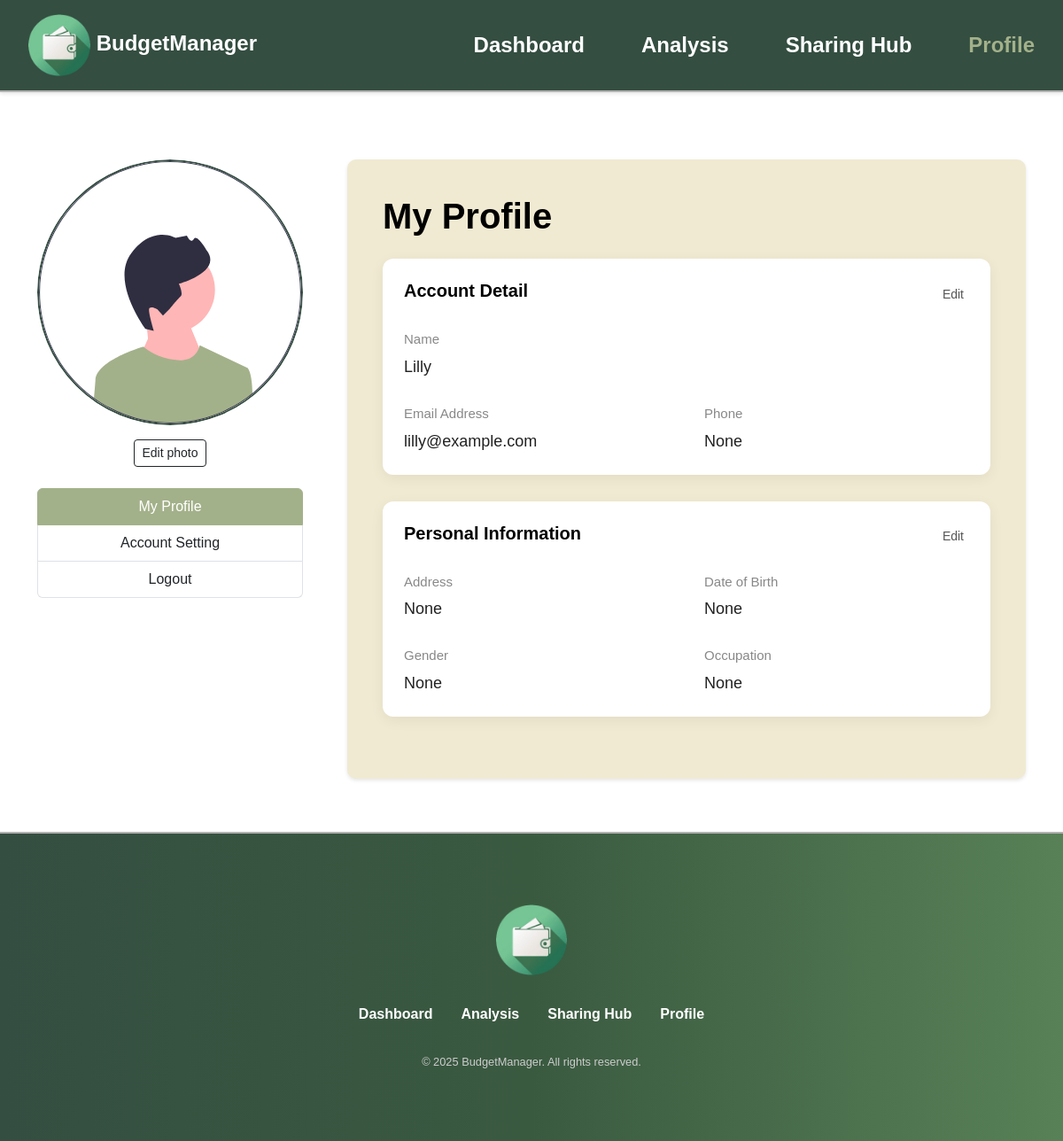
Page /profile (signed in) on the committed database.
### models/user.py (models this page shows, shortened)
class User(db.Model):
    __tablename__ = 'users'
    id = db.Column(db.Integer, primary_key=True)
    name = db.Column(db.String(100), nullable=False)
    email = db.Column(db.String(100), unique=True, nullable=False)
    password_hash = db.Column(db.String(256), nullable=False)
    created_at = db.Column(db.DateTime, default=datetime.utcnow)

### models/userProfile.py (models this page shows, shortened)
class Profile(db.Model):
    __tablename__ = 'user_profile'
    user_id = db.Column(db.Integer, db.ForeignKey('users.id'), primary_key=True, nullable=False)
    email = db.Column(db.String(100), nullable=False)
    name = db.Column(db.String(50), nullable=False)
    phone = db.Column(db.String(20))
    address = db.Column(db.String(200))
    dob = db.Column(db.String(10))
    gender = db.Column(db.String(10))
    occupation = db.Column(db.String(50))

### app.py (the view)
@app.route('/profile')
@login_required_custom
def profile():
    user_id = session.get('user_id')
    if not user_id:
        return redirect(url_for('login'))
    user = User.query.get(user_id)
    profile = Profile.query.filter_by(user_id=user_id).first()
    return render_template('profile.html', user=user, profile=profile)

### app.py (called while the page is built)
def login_required_custom(f):
    @wraps(f)
    def decorated_function(*args, **kwargs):
        if 'user_id' not in session:
            flash('please login first', 'warning')
            return redirect(url_for('login'))
        return f(*args, **kwargs)
    return decorated_function

### templates/profile.html (shortened to what this page needs)
{% extends "layout_user.html" %}
{% block styles %}
<link href="https://cdn.jsdelivr.net/npm/bootstrap@5.3.5/dist/css/bootstrap.min.css" rel="stylesheet">
<link rel="stylesheet" href="{{ url_for('static', filename='css/profile.css') }}">
{% endblock %}
{% block content %}
<section class="container profile-section">
    <div class="profile-container">
        <div class="profile-sidebar">
            <div class="profile-image-container">
                <img id="profile-img" src="{{ url_for('static', filename='media/images/user-review1.svg') }}" class="img-fluid rounded-circle w-100 mb-2 profile-image" alt="Profile image">
            </div>
            <label for="photo-upload" class="btn btn-outline-dark btn-sm mt-3 mb-2 photo-btn">Edit photo</label>
            <div class="list-group mt-3" id="sidebar-tabs" role="tablist">
                <a class="list-group-item list-group-item-action active" id="profile-tab" data-bs-toggle="list" href="#profile" role="tab">My Profile</a>
                <a class="list-group-item list-group-item-action" id="account-setting-tab" data-bs-toggle="list" href="#account-settings" role="tab">Account Setting</a>
                <a class="list-group-item list-group-item-action" data-bs-toggle="modal" href="#logoutModal" role="tab">Logout</a>
            </div>
        </div>
        <div class="profile-content">
            <div class="profile-details">
                <div class="tab-content">
                    <div class="tab-pane fade show active" id="profile" role="tabpanel">
                        <h1 class="mb-4 fw-bold">My Profile</h1>
                        <div class="profile-card">
                            <div class="profile-card-header">
                                <h5 class="fw-bold">Account Detail</h5>
                                <button class="edit-btn" onclick="toggleEdit('account-detail')">Edit</button>
                            </div>
                            <form method="POST" action="{{ url_for('update_prof') }}">
                                <div id="account-detail-display" class="profile-card-content">
                                    <div class="profile-row">
                                        <div class="profile-item">
                                            <label>Name</label>
                                            <p>{{ user.name }}</p>
                                        </div>
                                    </div>
                                    <div class="profile-row">
                                        <div class="profile-item">
                                            <label>Email Address</label>
                                            <p>{{ user.email }}</p>
                                        </div>
                                        <div class="profile-item">
                                            <label>Phone</label>
                                            <p>{{ profile.phone }}</p>
                                        </div>
                                    </div>
                                </div>
                            </form>
                        </div>
                        <div class="profile-card">
                            <div class="profile-card-header">
                                <h5 class="fw-bold">Personal Information</h5>
                                <button class="edit-btn" onclick="toggleEdit('personal-info')">Edit</button>
                            </div>
                            <form method="POST" action="{{ url_for('update_prof') }}">
                                <div id="personal-info-display" class="profile-card-content">
                                    <div class="profile-row">
                                        <div class="profile-item">
                                            <label>Address</label>
                                            <p>{{ profile.address }}</p>
                                        </div>
                                        <div class="profile-item">
                                            <label>Date of Birth</label>
                                            <p>{{ profile.dob }}</p>
                                        </div>
                                    </div>
                                    <div class="profile-row">
                                        <div class="profile-item">
                                            <label>Gender</label>
                                            <p>{{ profile.gender }}</p>
                                        </div>
                                        <div class="profile-item">
                                            <label>Occupation</label>
                                            <p>{{ profile.occupation }}</p>
                                        </div>
                                    </div>
                                </div>
                            </form>
                        </div>
                    </div>
                </div>
            </div>
    </section>
{% endblock %}

### static/css/profile.css (style rules this page uses)
body, h1, ul, li, a { margin: 0; padding: 0; list-style: none; text-decoration: none; color: inherit; }
body { font-family: 'Arial', sans-serif; background-color: #ffffff; color: #000; display: flex; flex-direction: column; }
body, html { scroll-behavior: smooth; height: 100%; }
.profile-section { padding-top: 180px; flex-grow: 1; display: flex; padding-bottom: 60px; }
.profile-container { flex: 1; display: flex; gap: 50px; align-items: flex-start; }
.profile-content { flex: 1; display: flex; flex-direction: column; justify-content: space-between; gap: 20px; border-radius: 10px; background-color: #f0ead2; box-shadow: 0 2px 4px rgba(0, 0, 0, 0.1); padding: 40px; }
.profile-sidebar { flex: 0 0 300px; text-align: center; }
.profile-details { flex: 1; font-size: 1.2rem; }
.profile-image-container { width: 300px; height: 300px; overflow: hidden; border-radius: 50%; margin: 0 auto; }
.profile-image { width: 100%; height: 100%; object-fit: cover; border-radius: 50%; display: block; border: 2px solid #344e41; }
.list-group-item.active { background-color: #a3b18a; border-color: #a3b18a; color: #fff; }
.profile-card { background: white; border-radius: 12px; padding: 24px; margin-bottom: 30px; box-shadow: 0 4px 16px rgba(0, 0, 0, 0.06); flex-grow: 1; }
.profile-card-header { display: flex; justify-content: space-between; align-items: center; margin-bottom: 20px; }
.edit-btn { background: transparent; border: none; color: #555; font-size: 14px; cursor: pointer; }
.profile-card-content { display: flex; flex-direction: column; gap: 24px; }
.profile-row { display: flex; gap: 40px; flex-wrap: nowrap; justify-content: space-between; }
.profile-item { flex: 1; min-width: 200px; }
.profile-item label { font-size: 15px; color: #888; font-weight: 500; }
.profile-item p { font-size: 18px; margin: 4px 0 0 0; color: #222; }

### rows in the picture
User: name "Lilly", email "lilly@example.com"
Profile: phone "None", address "None", dob "None", gender "None", occupation "None"
